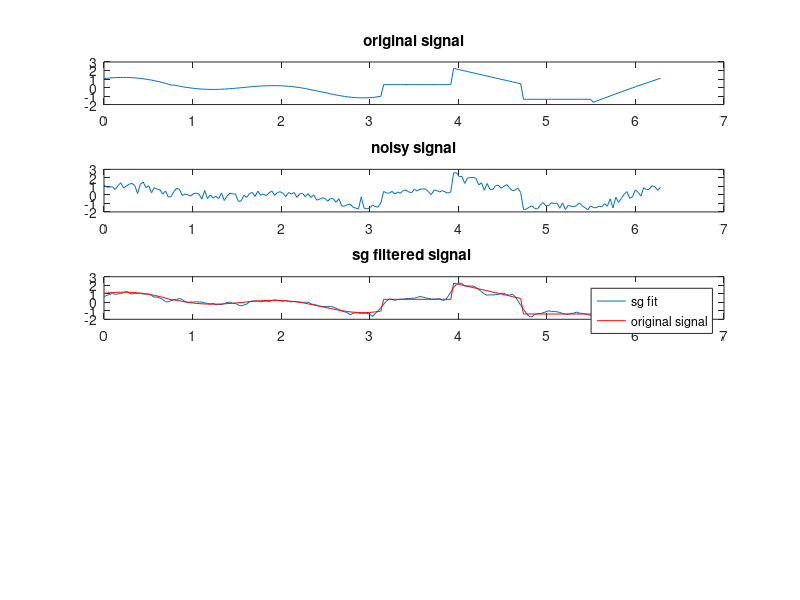

Recreate this plot in MATLAB. (Note: this script raises an error after producing the figure.)
%% clear
clear all;
%% defs

% base savitzky golay implementation
% from https://www.mathworks.com/matlabcentral/answers/335433-how-to-implement-savitzky-golay-filter-without-using-inbuilt-functions
function [A, H, y] = base_sg(signal,M,p)
% refer IEEE paper of Robert Schafer 'What is Savitzky Golay Filter?' for better understanding.
    len=length(signal);
    xn=[zeros(1,M),signal,zeros(1,M)];
    y=zeros(1,len);
    d=[-M:M]';
    l=length(d);
    A=zeros(l,p+1);
    A(:,1)=1;
    for i=1:p,
        A(:,i+1)=d(:,1).^i;
    end
    disp(A)
    disp(size(A))
    
    H=pinv(A'*A)*A';% fliplr(H(1,:)) is actually the impulse response of the savitzky-golay filter.
    disp(size(H))
    
    for i=1:len,
        in=xn(1,i:M+M+i);
        in=in(:);
        y(1,i)=H(1,:)*in;% convolution of the sgfilter's impulse response with the signal values in each window
    end

end

%% test generation
N = 200;
t = linspace(0, 2*pi, N);

true_signal = zeros(1,N);

poly_orders = [2,7,3,4,0,1,0,2];
% poly_orders = [3];
segment_length = N / length(poly_orders);
for i = 1:length(poly_orders)
    start_idx = round((i-1) * segment_length) + 1;
    end_idx = round(i * segment_length);
    t_segment = t(start_idx:end_idx);
    true_signal(start_idx:end_idx) = polyval(polyfit(t_segment, sin(2*t_segment) + cos(3*t_segment), poly_orders(i)), t_segment);
end

p_min = 0; p_max = 7;
M_min = 10; M_max = 80;

% noise
% gaussian -- NOISE MUST NOT BE GAUSSIAN, THAT IS THE WHOLE POINT OF THE
% ARTICLE!!!!!!
sigma = 0.3;
noise = sigma * randn(size(true_signal));
noisy_signal = true_signal + noise;

% todo: laplacian

%% main
grid_r = 5; grid_c = 1; 
figure;
% orig signal
subplot(grid_r, grid_c, 1);
plot(t, true_signal);
title("original signal");

% nosiy signal
subplot(grid_r, grid_c, 2);
plot(t, noisy_signal);
title("noisy signal");

% sg filtered signal
subplot(grid_r, grid_c, 3);

M = 4; p = 3; n0 = M+1;
[A, H, y] = base_sg(noisy_signal, M, p);

plot(t, y);
hold on;
plot(t, true_signal, 'r-');
title("sg filtered signal ");
legend('sg fit', 'original signal');

Rs = zeros(length(noisy_signal));

% evaluate R at all centers of windows of size 2*M+1
for n0_i = [M+1:length(noisy_signal)-M]
    R = risk_estimate(M, n0_i, A, H, noisy_signal, sigma);
    Rs(n0_i) = R;
    % fprintf("Risk estimate for %d to %d: %d\n",n0-M, n0+M, R);
end

subplot(grid_r, grid_c, 4);
plot(t, Rs);
title("Risk estimates at different window centers");

clear all;

%% paper's algo's implementation

% A and H come from least squares regression
% todo: use x instead of signal and n0??
function R = risk_estimate(M, n0, A, H, signal, sigma)
    % fprintf("dims A: %dx%d ", size(A,1), size(A,2));
    % fprintf("dims H: %dx%d ", size(H,1), size(H,2));
    % fprintf("dims signal: %dx%d\n", size(signal,1), size(signal,2));

    sigma_sq = sigma * sigma;
    wind_size = 2*M + 1;
    x = signal(n0-M:n0+M)'; % signal window transposed

    term1 = norm(A * H * x)^2;
    term2 = -2 * x' * H' * A' * x;
    term3 = 2 * sigma_sq * sum( diag(H' * A') );
    term4 = norm(x)^2;

    R = (1/wind_size) * (term1 + term2 + term3 + term4) - sigma_sq;
end
